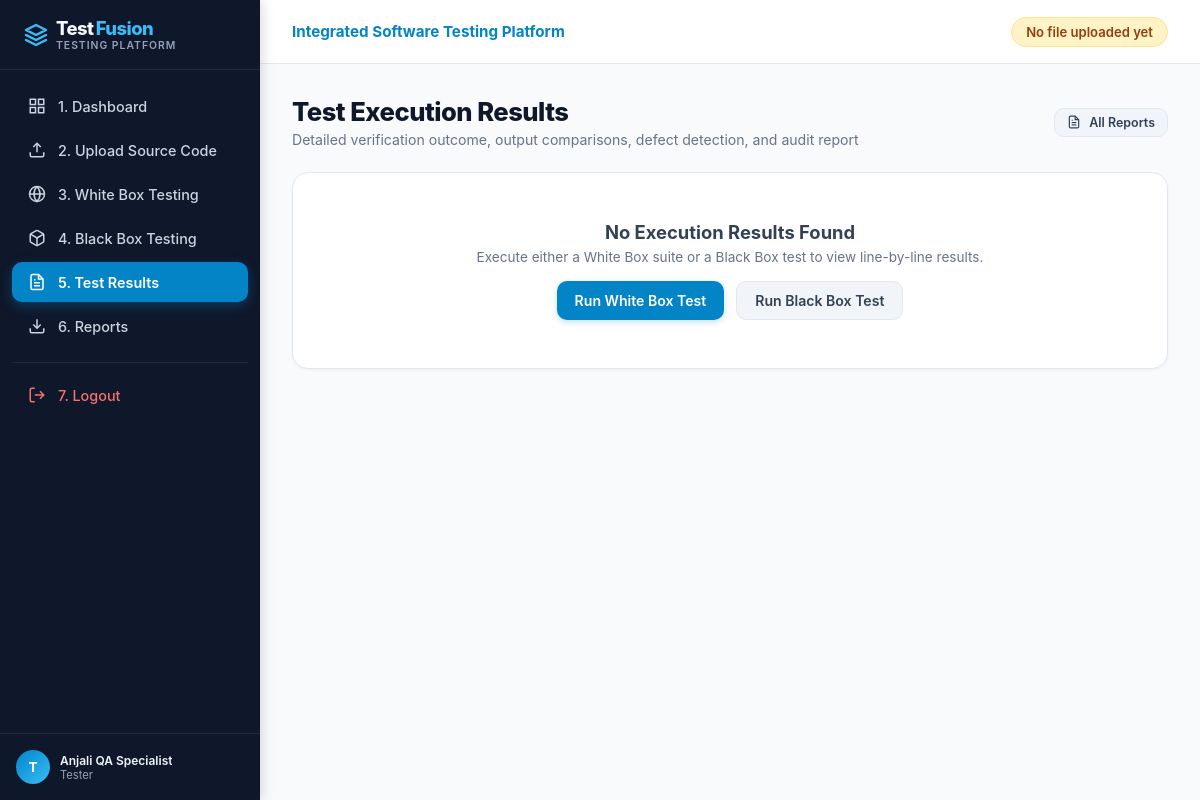
The app's page /results/9 (signed in), older data.
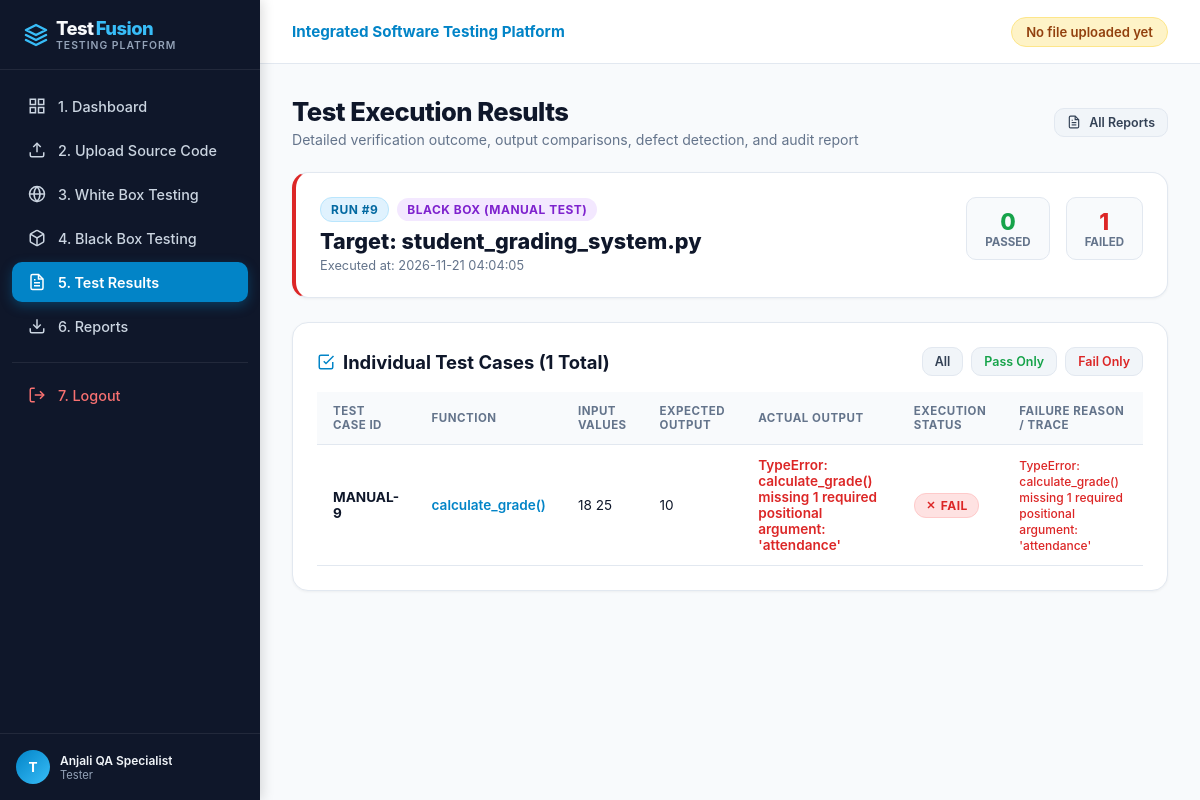
The same page, newer data.
### tables this page shows
CREATE TABLE test_executions (
    id INTEGER PRIMARY KEY AUTOINCREMENT,
    user_id INTEGER NOT NULL,
    file_id INTEGER,
    test_type TEXT NOT NULL,
    total_tests INTEGER DEFAULT 0,
    passed_tests INTEGER DEFAULT 0,
    failed_tests INTEGER DEFAULT 0,
    statement_coverage REAL DEFAULT 0.0,
    branch_coverage REAL DEFAULT 0.0,
    total_statements INTEGER DEFAULT 0,
    covered_statements INTEGER DEFAULT 0,
    total_branches INTEGER DEFAULT 0,
    covered_branches INTEGER DEFAULT 0,
    duration_ms INTEGER DEFAULT 0,
    executed_lines TEXT DEFAULT '[]',
    missing_lines TEXT DEFAULT '[]',
    uncovered_branches TEXT DEFAULT '[]',
    pdf_report_path TEXT,
    executed_at TIMESTAMP DEFAULT CURRENT_TIMESTAMP,
    FOREIGN KEY (user_id) REFERENCES users(id) ON DELETE CASCADE,
    FOREIGN KEY (file_id) REFERENCES uploaded_files(id) ON DELETE SET NULL
);

CREATE TABLE uploaded_files (
    id INTEGER PRIMARY KEY AUTOINCREMENT,
    user_id INTEGER NOT NULL,
    filename TEXT NOT NULL,
    filepath TEXT NOT NULL,
    file_content TEXT NOT NULL,
    file_size INTEGER NOT NULL,
    uploaded_at TIMESTAMP DEFAULT CURRENT_TIMESTAMP,
    FOREIGN KEY (user_id) REFERENCES users(id) ON DELETE CASCADE
);

CREATE TABLE test_results (
    id INTEGER PRIMARY KEY AUTOINCREMENT,
    execution_id INTEGER NOT NULL,
    test_case_id TEXT NOT NULL,
    function_name TEXT,
    test_type TEXT NOT NULL,
    input_values TEXT,
    expected_output TEXT,
    actual_output TEXT,
    status TEXT NOT NULL,
    error_message TEXT,
    execution_time_ms REAL DEFAULT 0.0,
    FOREIGN KEY (execution_id) REFERENCES test_executions(id) ON DELETE CASCADE
);

### app.py (the view, shortened to what this page needs)
@app.route('/results')
@app.route('/results/<int:execution_id>')
@login_required
def results(execution_id=None):
    user_id = session['user_id']
    conn = get_db_connection()
    if execution_id:
        execution = conn.execute("""
            SELECT e.*, f.filename
            FROM test_executions e
            LEFT JOIN uploaded_files f ON e.file_id = f.id
            WHERE e.id = ? AND e.user_id = ?
        """, (execution_id, user_id)).fetchone()
    test_rows = []
    if execution:
        test_rows = conn.execute("""
            SELECT * FROM test_results
            WHERE execution_id = ?
            ORDER BY id ASC
        """, (execution['id'],)).fetchall()
    conn.close()
    return render_template(
        'results.html',
        execution=execution,
        results=test_rows
    )

### app.py (called while the page is built)
def login_required(f):
    @wraps(f)
    def decorated_function(*args, **kwargs):
        if 'user_id' not in session:
            flash("Please log in to access the testing platform.", "warning")
            return redirect(url_for('login'))
        return f(*args, **kwargs)
    return decorated_function

def get_current_user():
    if 'user_id' not in session:
        return None
    conn = get_db_connection()
    user = conn.execute("SELECT id, username, email, full_name, role FROM users WHERE id = ?", (session['user_id'],)).fetchone()
    conn.close()
    return user

@app.context_processor
def inject_globals():
    return {
        'current_user': get_current_user(),
        'now': datetime.now()
    }

### database/db.py (called while the page is built)
def get_db_connection():
    conn = sqlite3.connect(DB_PATH)
    conn.row_factory = sqlite3.Row
    conn.execute("PRAGMA foreign_keys = ON;")
    return conn

### templates/results.html (shortened to what the changed rows need)
{% extends "base.html" %}
{% block content %}
<div class="page-header">
    <div>
        <h1 class="page-title">Test Execution Results</h1>
    </div>
</div>
{% if not execution %}
<div class="content-card" style="text-align: center; padding: 48px;">
    <h3 style="font-size: 1.15rem; font-weight: 700; color: #334155;">No Execution Results Found</h3>
    <p style="font-size: 0.85rem; color: #64748b; margin-top: 6px;">Execute either a White Box suite or a Black Box test to view line-by-line results.</p>
    <div style="display: flex; justify-content: center; gap: 12px; margin-top: 16px;">
        <a href="{{ url_for('whitebox') }}" class="btn btn-primary">Run White Box Test</a>
        <a href="{{ url_for('blackbox') }}" class="btn btn-secondary">Run Black Box Test</a>
    </div>
</div>
{% else %}
<div class="content-card" style="border-left: 4px solid {% if execution['failed_tests'] > 0 %}#dc2626{% else %}#16a34a{% endif %};">
    <div style="display: flex; justify-content: space-between; align-items: flex-start; flex-wrap: wrap; gap: 16px;">
        <div>
            <div style="display: flex; align-items: center; gap: 8px; margin-bottom: 6px;">
                <span class="badge badge-info">Run #{{ execution['id'] }}</span>
                {% if execution['test_type'] == 'WHITE_BOX' %}
                    <span class="badge" style="background:#e0f2fe; color:#0369a1;">White Box (Pytest + Coverage)</span>
                {% elif execution['test_type'] == 'BLACK_BOX_FILE' %}
                    <span class="badge" style="background:#e0e7ff; color:#4338ca;">Black Box (File Suite)</span>
                {% else %}
                    <span class="badge" style="background:#f3e8ff; color:#7e22ce;">Black Box (Manual Test)</span>
                {% endif %}
            </div>
            <h2 style="font-size: 1.35rem; font-weight: 800; color: #0f172a;">
                Target: {{ execution['filename'] or 'N/A' }}
            </h2>
            <div style="font-size: 0.8rem; color: #64748b; margin-top: 4px;">
                Executed at: {{ execution['executed_at'] }}
            </div>
        </div>
        <div style="display: flex; gap: 16px; align-items: center;">
            <div style="text-align: center; padding: 10px 18px; background: #f8fafc; border-radius: var(--radius-md); border: 1px solid var(--border-color);">
                <div style="font-size: 1.4rem; font-weight: 800; color: #16a34a;">{{ execution['passed_tests'] }}</div>
                <div style="font-size: 0.72rem; color: #64748b; font-weight: 700; text-transform: uppercase;">Passed</div>
            </div>
            <div style="text-align: center; padding: 10px 18px; background: #f8fafc; border-radius: var(--radius-md); border: 1px solid var(--border-color);">
                <div style="font-size: 1.4rem; font-weight: 800; color: #dc2626;">{{ execution['failed_tests'] }}</div>
                <div style="font-size: 0.72rem; color: #64748b; font-weight: 700; text-transform: uppercase;">Failed</div>
            </div>
        </div>
    </div>
</div>
<div class="content-card">
    <div style="display: flex; justify-content: space-between; align-items: center; margin-bottom: 16px;">
        <h2 class="card-title" style="margin-bottom: 0;">
            <svg width="18" height="18" viewBox="0 0 24 24" fill="none" stroke="#0284c7" stroke-width="2"><polyline points="9 11 12 14 22 4"></polyline><path d="M21 12v7a2 2 0 0 1-2 2H5a2 2 0 0 1-2-2V5a2 2 0 0 1 2-2h11"></path></svg>
            Individual Test Cases ({{ results | length }} Total)
        </h2>
        <div style="display: flex; gap: 8px;">
            <button class="btn btn-secondary btn-sm" onclick="filterTable('all')">All</button>
            <button class="btn btn-secondary btn-sm" onclick="filterTable('PASS')" style="color: #16a34a;">Pass Only</button>
            <button class="btn btn-secondary btn-sm" onclick="filterTable('FAIL')" style="color: #dc2626;">Fail Only</button>
        </div>
    </div>
    <div class="table-responsive">
        <table class="custom-table" id="resultsTable">
            <thead>
                <tr>
                    <th>Test Case ID</th>
                    <th>Function</th>
                    <th>Input Values</th>
                    <th>Expected Output</th>
                    <th>Actual Output</th>
                    <th>Execution Status</th>
                    <th>Failure Reason / Trace</th>
                </tr>
            </thead>
            <tbody>
                {% for r in results %}
                <tr data-status="{{ r['status'] }}">
                    <td><b>{{ r['test_case_id'] }}</b></td>
                    <td><code style="color: #0284c7; font-weight: 600;">{{ r['function_name'] }}()</code></td>
                    <td><code>{{ r['input_values'] }}</code></td>
                    <td><code>{{ r['expected_output'] }}</code></td>
                    <td>
                        <code style="font-weight: 600; color: {% if r['status'] == 'PASS' %}#16a34a{% else %}#dc2626{% endif %};">
                            {{ r['actual_output'] }}
                        </code>
                    </td>
                    <td>
                        {% if r['status'] == 'PASS' %}
                            <span class="badge badge-pass">
                                <svg width="12" height="12" viewBox="0 0 24 24" fill="none" stroke="currentColor" stroke-width="3"><polyline points="20 6 9 17 4 12"></polyline></svg>
                                PASS
                            </span>
                        {% else %}
                            <span class="badge badge-fail">
                                <svg width="12" height="12" viewBox="0 0 24 24" fill="none" stroke="currentColor" stroke-width="3"><line x1="18" y1="6" x2="6" y2="18"></line><line x1="6" y1="6" x2="18" y2="18"></line></svg>
                                FAIL
                            </span>
                        {% endif %}
                    </td>
                    <td>
                        {% if r['status'] == 'FAIL' %}
                            <span style="color: #dc2626; font-size: 0.75rem; font-weight: 500;">
                                {{ r['error_message'] or 'Output mismatch' }}
                            </span>
                        {% else %}
                            <span style="color: #94a3b8; font-size: 0.75rem;">None (Matches specification)</span>
                        {% endif %}
                    </td>
                </tr>
                {% else %}
                <tr>
                    <td colspan="7" style="text-align: center; color: #94a3b8; padding: 24px;">
                        No individual test case results stored for this execution.
                    </td>
                </tr>
                {% endfor %}
            </tbody>
        </table>
    </div>
</div>
{% endif %}
{% endblock %}

Row changes from the older to the newer data that the page shows:
added test_executions: id "9", executed_at "2026-11-21 04:04:05", passed_tests "0", failed_tests "1"
now on this page (row unchanged): uploaded_files: filename "student_grading_system.py"
added test_results: test_case_id "MANUAL-9", function_name "calculate_grade", input_values "18 25", expected_output "10", actual_output "TypeError: calculate_grade() missing 1 required positional argument: 'attendance'", status "FAIL" (drawn), error_message "TypeError: calculate_grade() missing 1 required positional argument: 'attendance'"
Text that changed along with them:
{{ results | length }}: (not shown) → "1"
text no longer shown: "No Execution Results Found Execute either a White Box suite or a Black Box test to view line-by-line results. Run White Box Test Run Black Box Test"
text now shown: "RUN # BLACK BOX (MANUAL TEST) Target: Executed at: PASSED FAILED Individual Test Cases ( Total) All Pass Only Fail Only TEST CASE ID FUNCTION INPUT VALUES EXPECTED OUTPUT ACTUAL OUTPUT EXECUTION STATUS FAILURE REASON / TRACE"
